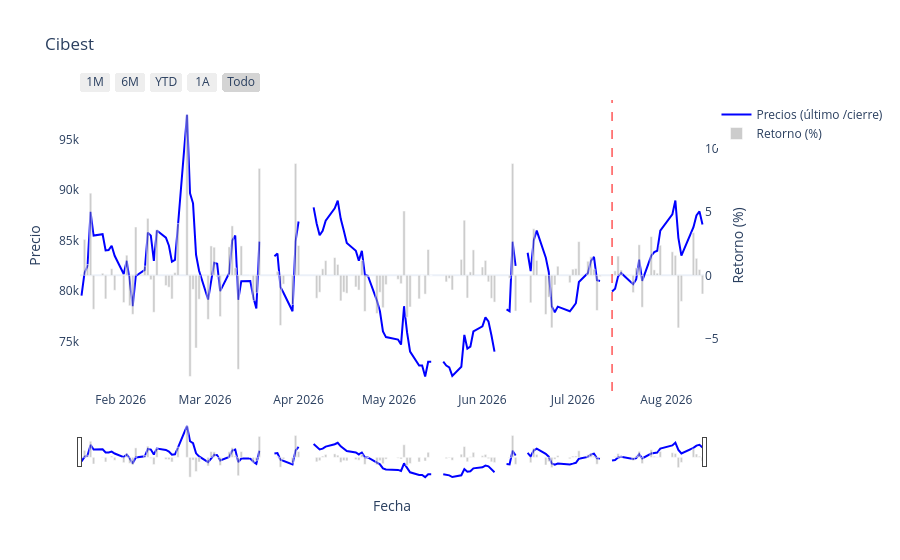

Source (notebook cell):
### Code cell
#static_plot(Cibest, "blue")
plotly_oneplot(Cibest, "Fecha", "Precios (último /cierre)", plot_title="Cibest", color_in="blue", date_marker = pd.to_datetime("2026-07-14"))

### Figure 1 — Plotly figure (JSON) as saved in the notebook; plotly's stock layout.template omitted (floating-point values rounded to 4 significant figures; data arrays with more than 128 entries replaced by an {"elided": "..."} marker saying what was removed)
{"data": [{"line": {"color": "blue", "dash": "solid"}, "mode": "lines", "name": "Precios (último /cierre)", "type": "scatter", "x": {"elided": "143 str values"}, "y": {"elided": "143 float values"}}, {"marker": {"color": "rgba(128, 128, 128, 0.4)"}, "name": "Retorno (%)", "type": "bar", "x": {"elided": "143 str values"}, "y": {"elided": "143 float values"}, "yaxis": "y2"}], "layout": {"hovermode": "x unified", "shapes": [{"line": {"color": "red", "dash": "dash", "width": 1}, "type": "line", "x0": "2026-07-14T00:00:00", "x1": "2026-07-14T00:00:00", "xref": "x", "y0": 0, "y1": 1, "yref": "y domain"}], "title": {"text": "Cibest"}, "xaxis": {"rangeselector": {"buttons": [{"count": 1, "label": "1M", "step": "month", "stepmode": "backward"}, {"count": 6, "label": "6M", "step": "month", "stepmode": "backward"}, {"count": 1, "label": "YTD", "step": "year", "stepmode": "todate"}, {"count": 1, "label": "1A", "step": "year", "stepmode": "backward"}, {"label": "Todo", "step": "all"}]}, "rangeslider": {"visible": true}, "title": {"text": "Fecha"}, "type": "date"}, "yaxis": {"autorange": true, "fixedrange": false, "showgrid": false, "title": {"text": "Precio"}}, "yaxis2": {"autorange": true, "fixedrange": false, "overlaying": "y", "showgrid": false, "side": "right", "title": {"text": "Retorno (%)"}, "zeroline": true}}}
